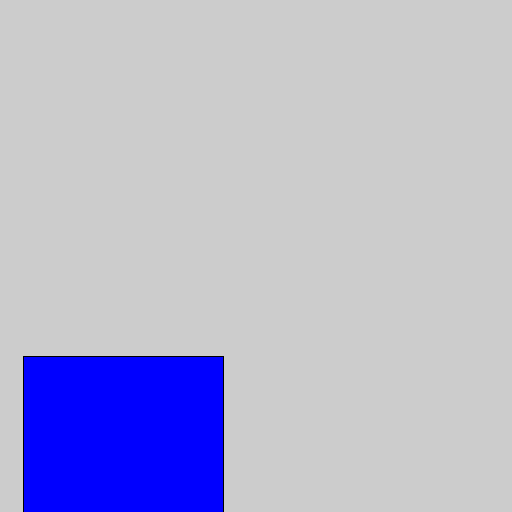
Frame 1 (no input)
Frame 60 (the mouse pressed at the canvas centre just before this capture): identical to frame 1, image omitted
Frame 120 (the mouse held since frame 60 and released just before this capture): identical to frame 1, image omitted

The Processing sketch that drew this single still picture (run headless with seeded random() and noise(); from frame 60 on, the mouse is pressed at the canvas centre):

// Processing sketch: challenge
// ── challenge.pde
String request = "Draw a blue square with centre (123, 456) and diameter 200";
float xC, yC, d;
String shape;
int col;

void setup() {
    size(512, 512);
    xC = float(request.substring(request.indexOf(" (") + 2, request.indexOf(", ")));
    yC = float(request.substring(request.indexOf(", ") + 2, request.indexOf(")")));
    d = float(request.substring(request.indexOf("diameter") + 8));
    shape = match(request, "(?<= )[A-z]*(?= with)")[0];

    switch (match(request, "(?<=a )[A-z]*(?= )")[0]) {
        case ("red"):
            col = #FF0000;
            break;
        case ("green"):
            col = #00FF00;
            break;
        case ("blue"):
            col = #0000FF;
            break;
        case ("black"):
            col = #000000;
            break;
    }

    println(xC, yC, d, col);
}

void draw() {
    fill(col);
    switch (shape) {
        case ("circle"):
            circle(xC, yC, d);
            break;
        case ("square"):
            square(xC - d/2, yC - d/2, d);
            break;
        // case ("triangle"):
        //     triangle(x1, y1, x2, y2, x3, y3);
    }
}
